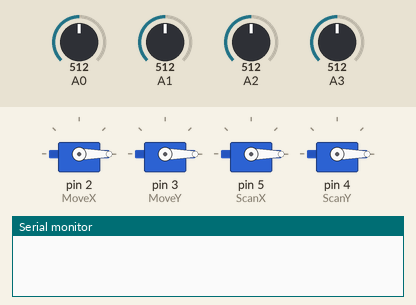
The sketch below on a simulated Arduino Uno, built with avr-gcc and run on an emulated ATmega328P. Shown: 4 × servo, the last lines printed to the serial monitor. The inputs (shaded band) are chosen by the test bench; at power-on: A0 = 512, A1 = 512, A2 = 512, A3 = 512. EEPROM starts erased.

Above: at 0.1 s.
At 60.15 s:
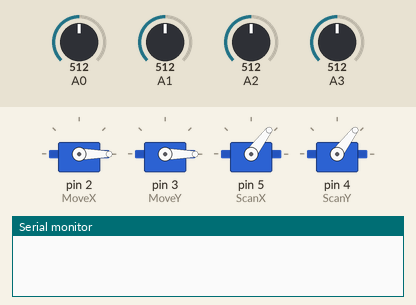
At 60.77 s:
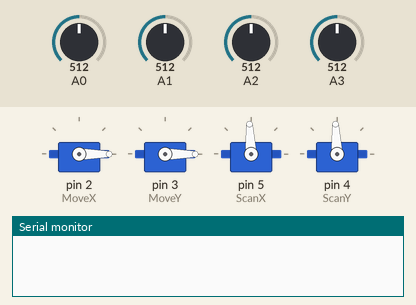
At 61.5 s:
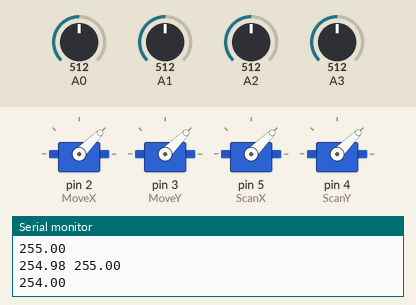
At 123.87 s:
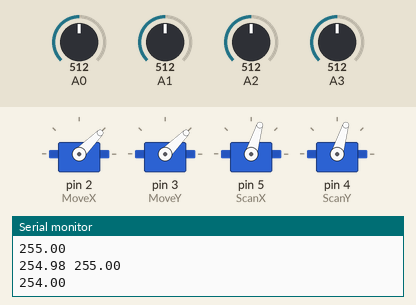
At 126.9 s:
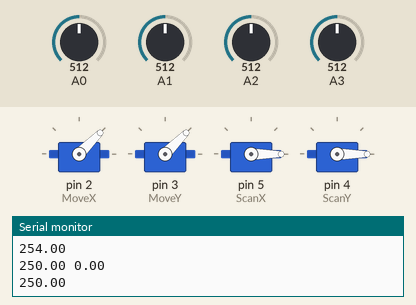
Timing chart, 0 to 128.4 s (numbered marks = the images above):
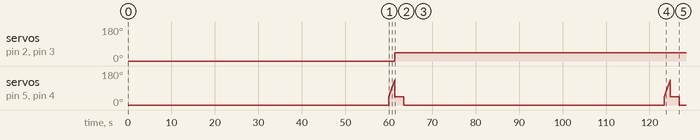

Measured:
- by itself, servo on pin 2 (MoveX), servo on pin 3 (MoveY): 0° → 45° at 61.4 s

The sketch:

sketch_oct25b.ino
```cpp
#include <Servo.h>
#include <EEPROM.h>

Servo Servos[4]; //0 = scan1; 1 = scan2; 2 = pos1; 3 = pos2;

Servo ScanX;
Servo ScanY;
Servo MoveX;
Servo MoveY;

float Max[2][2] = {{0, 1}, {0, 1}};
const float ex[2][2] = {{0, 1}, {0, 1}};

void setup() {
  // put your setup code here, to run once:
  Serial.begin(9600);
  MoveX.attach(2);
  MoveY.attach(3);
  ScanX.attach(5);
  ScanY.attach(4);
  ScanX.write(0);
  ScanY.write(0);
  MoveX.write(0);
  MoveY.write(0);
  /*EEPROM.write(1, 0.);
  EEPROM.write(0, 0.);
  EEPROM.write(2, 0.);*/
  // 0 = indexes, 1 = moveavg, 2 = staticavg
}

int Read (int pin, int pos, int max) {
  float read = analogRead(pin);
  read = read * 5/1023;
  read = floor(read*1000)/1000;
  if (read > Max[max][0]) {
    Max[max][0] = read;
    Max[max][1] = pos;
  }
}

int Store (int pin, int address) {
  float read = analogRead(pin);
  read = read * 5/1023;
  read = floor(read*100);
  float avg = EEPROM.read(address);
  Serial.println(avg);
  float index = EEPROM.read(0);
  avg = avg*index;
  avg = avg + read;
  avg = avg/(index + 1);
  Serial.print(avg);
  Serial.print(" ");
  Serial.println(index);
  EEPROM.write(address, avg);
  float avg2 = EEPROM.read(address);
  Serial.println(avg2);
}

void loop() {
  // put your main code here, to run repeatedly:
  ScanX.write(0);
  ScanY.write(0);
  delay(60000);
  for (int i = 45; i < 135; i++) {
    ScanX.write(i);
    ScanY.write(i);
    delay(15);
    Read(A0, i, 0);
    Read(A1, i, 1);
  }
  ScanX.write(Max[0][1]);
  ScanY.write(Max[1][1]);
  MoveX.write(Max[0][1]);
  MoveY.write(Max[1][1]);
  Max[0][0] = 0;
  Max[0][1] = 1;
  Max[1][0] = 0;
  Max[1][1] = 1;
  Store(A3, 2);
  Store(A2, 1);
  EEPROM.write(0, EEPROM.read(0) + 1);
  delay(2000);
}
```
